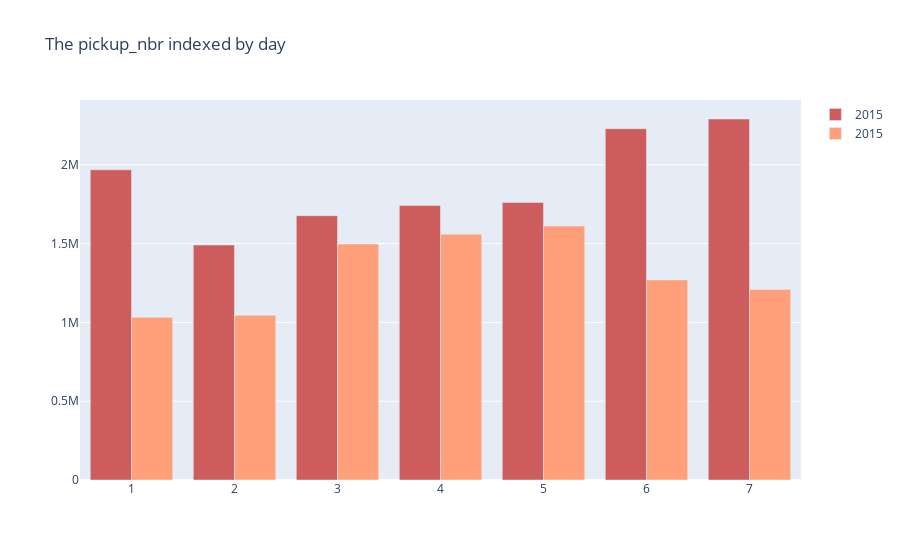

The code cell stored with this chart in its notebook:
### Code cell
# 1 The number of pickups
df_15_day_pickup_nbr = df_15.groupby(df_15.year,df_15.day).agg(fn.count(col('*')).alias('pickup_nbr'))
df_18_day_pickup_nbr = df_18.groupby(df_18.year,df_18.day).agg(fn.count(col('*')).alias('pickup_nbr'))

df_day_pickup_nbr = df_15_day_pickup_nbr.union(df_18_day_pickup_nbr)

plot_4_1_charts(df_day_pickup_nbr,'day','pickup_nbr')

### Figure 1 — Plotly figure (JSON) as saved in the notebook; plotly's stock layout.template omitted (floating-point values rounded to 4 significant figures)
{"data": [{"marker": {"color": "indianred"}, "name": "2015", "type": "bar", "x": [2, 4, 3, 7, 6, 1, 5], "y": [1490893, 1741470, 1677041, 2290659, 2229025, 1968085, 1761089]}, {"marker": {"color": "lightsalmon"}, "name": "2015", "type": "bar", "x": [1, 3, 5, 7, 6, 2, 4], "y": [1031993, 1497090, 1611220, 1209193, 1269573, 1044870, 1560060]}], "layout": {"barmode": "group", "title": {"text": "The pickup_nbr indexed by day"}}}
